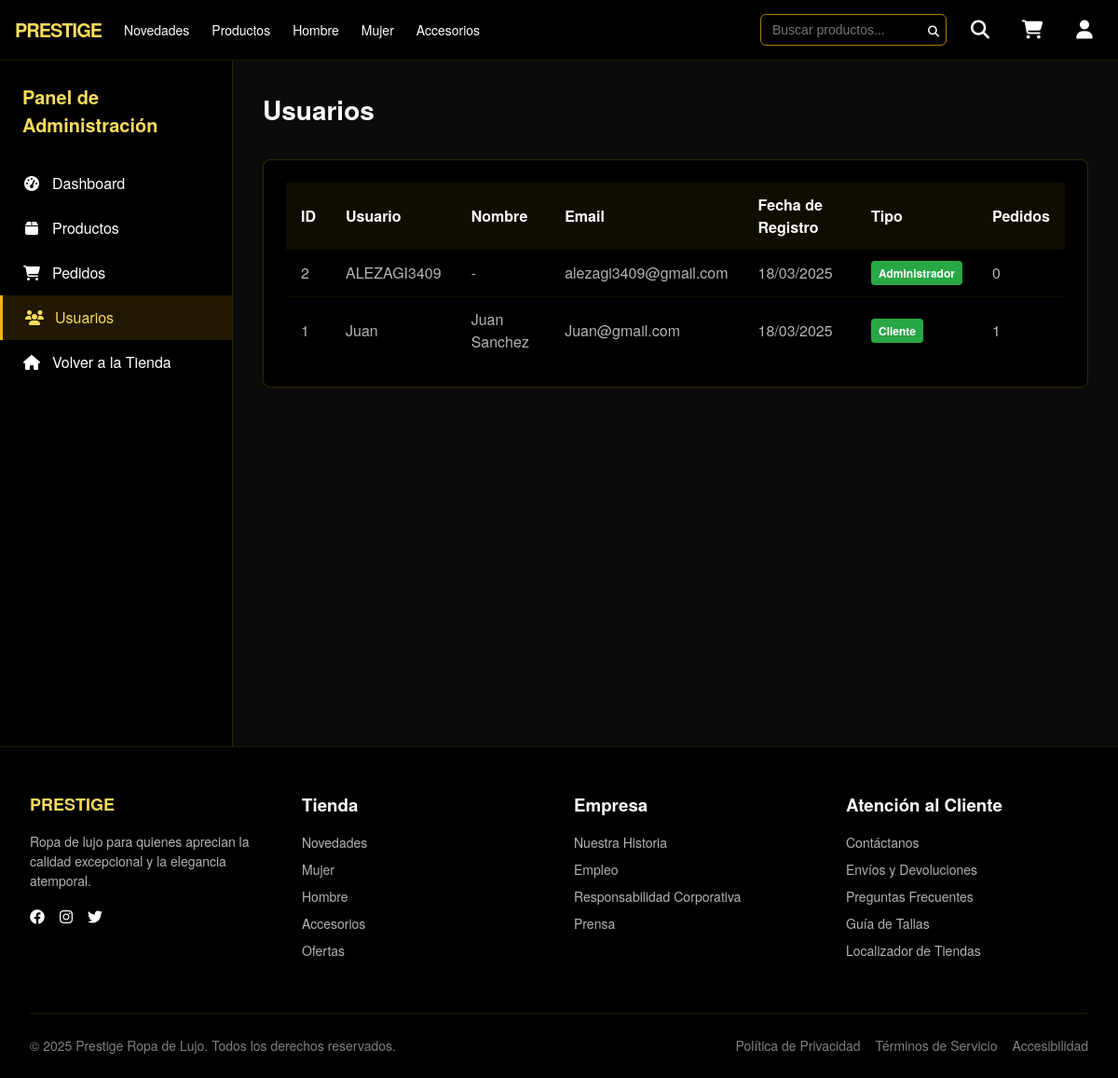
Before: /store/admin/users/ (signed in) with the older database file.
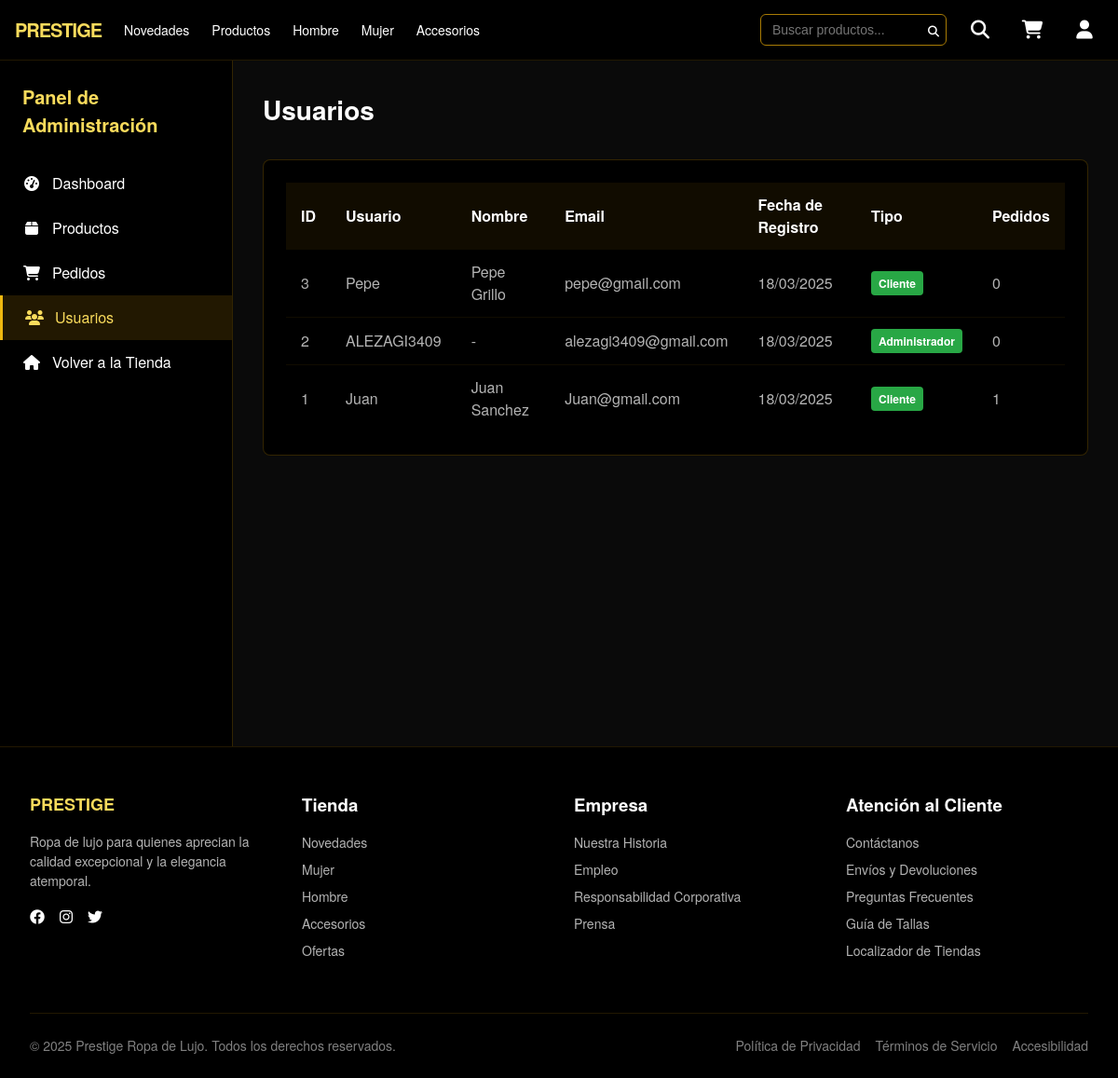
After: the same page with the newer database file.
### store/models.py (models this page shows, shortened)
class User(AbstractUser):
    email = models.EmailField(unique=True)
    payment_method = models.CharField(max_length=100, blank=True, null=True)

### store/views.py (the view)
# urls.py: path('admin/users/', views.AdminUserListView.as_view(), name='admin_users'),
class AdminUserListView(LoginRequiredMixin, StaffRequiredMixin, ListView):
    model = User
    template_name = 'admin/users.html'
    context_object_name = 'users'
    paginate_by = 20
    ordering = ['-date_joined']

### store/views.py (called while the page is built)
    def test_func(self):
        return self.request.user.is_staff

### store/templates/admin/users.html (shortened to what this page needs)
{% extends 'admin/base_admin.html' %}
{% load static %}
{% block admin_content %}
<div class="admin-header">
    <h1 class="admin-page-title">Usuarios</h1>
</div>
<div class="admin-card">
    <div class="admin-card-body">
        <div class="admin-table-responsive">
            <table class="admin-table">
                <thead>
                    <tr>
                        <th>ID</th>
                        <th>Usuario</th>
                        <th>Nombre</th>
                        <th>Email</th>
                        <th>Fecha de Registro</th>
                        <th>Tipo</th>
                        <th>Pedidos</th>
                    </tr>
                </thead>
                <tbody>
                    {% for user in users %}
                    <tr>
                        <td>{{ user.id }}</td>
                        <td>{{ user.username }}</td>
                        <td>{{ user.get_full_name|default:'-' }}</td>
                        <td>{{ user.email }}</td>
                        <td>{{ user.date_joined|date:"d/m/Y" }}</td>
                        <td>
                            {% if user.is_superuser %}
                            <span class="user-badge admin-badge">Administrador</span>
                            {% elif user.is_staff %}
                            <span class="user-badge staff-badge">Staff</span>
                            {% else %}
                            <span class="user-badge user-badge">Cliente</span>
                            {% endif %}
                        </td>
                        <td>{{ user.orders.count }}</td>
                    </tr>
                    {% empty %}
                    <tr>
                        <td colspan="7" class="empty-table">No hay usuarios disponibles</td>
                    </tr>
                    {% endfor %}
                </tbody>
            </table>
        </div>
    </div>
</div>
{% endblock %}

Changed rows visible on the page:
added User: id "3", username "Pepe", get_full_name "Pepe Grillo", email "pepe@gmail.com", date_joined "18/03/2025", is_superuser "Cliente", orders.count "0"
